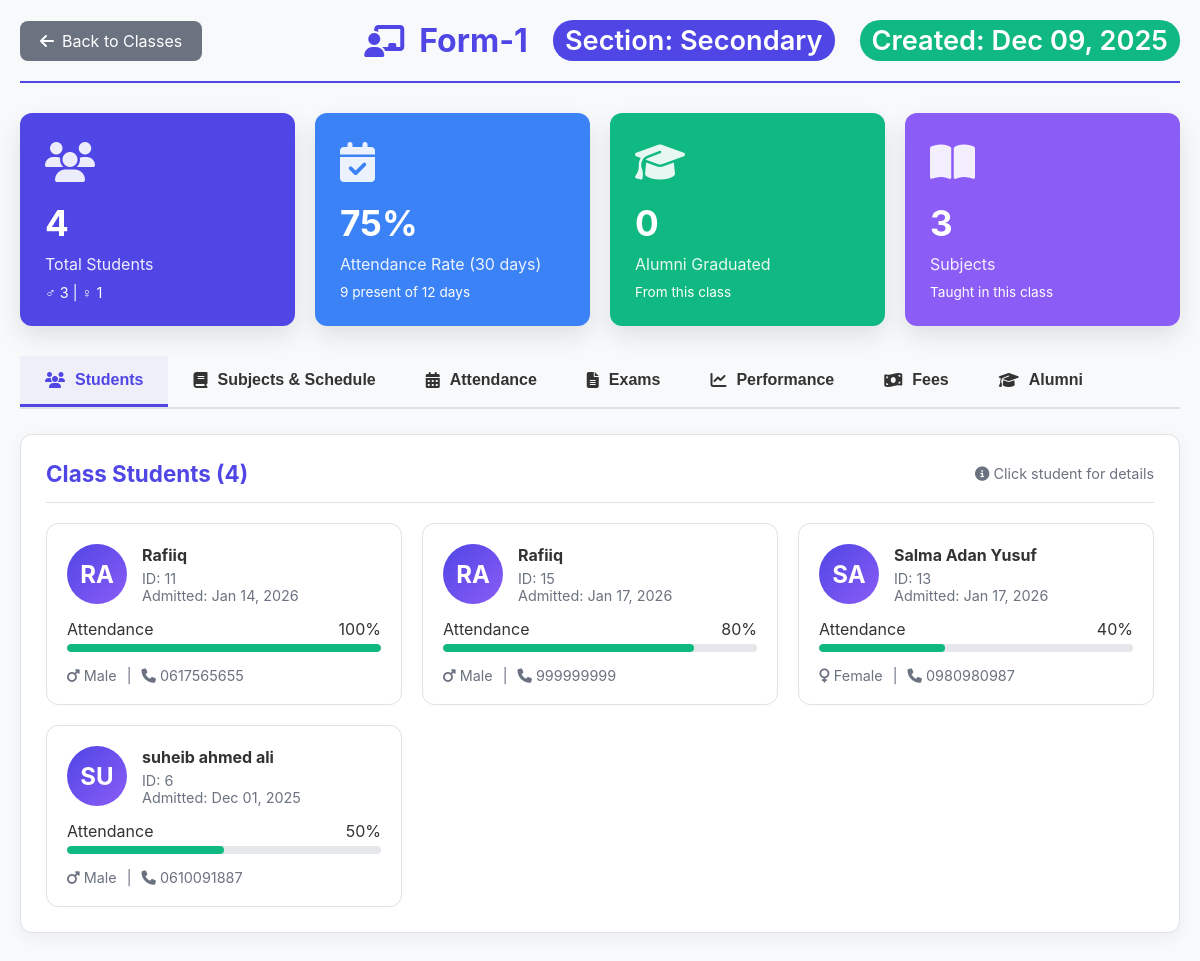
Screenshot of /views/admin/classes/class_details.php?id=1 (signed in) with the database file from the repository.
### tables this page shows
CREATE TABLE `app_settings` (
  `id` int(11) NOT NULL,
  `app_name` varchar(150) DEFAULT 'Admin Panel',
  `logo_path` varchar(255) DEFAULT NULL,
  `show_type` enum('text','logo') DEFAULT 'text',
  `updated_at` timestamp NOT NULL DEFAULT current_timestamp() ON UPDATE current_timestamp(),
  `language_id` int(11) DEFAULT 1
);

CREATE TABLE `classes` (
  `id` int(11) NOT NULL,
  `name` varchar(150) NOT NULL,
  `created_at` timestamp NOT NULL DEFAULT current_timestamp(),
  `section_id` int(11) DEFAULT NULL
);

CREATE TABLE `sections` (
  `id` int(11) NOT NULL,
  `name` varchar(50) NOT NULL,
  `payable` tinyint(1) NOT NULL DEFAULT 1 COMMENT '1 = Payable, 0 = Free/Scholarship'
);

CREATE TABLE `students` (
  `id` int(11) NOT NULL,
  `name` varchar(244) NOT NULL,
  `admission_date` date DEFAULT NULL,
  `dob` date DEFAULT NULL,
  `gender` enum('male','female') DEFAULT 'male',
  `address` text DEFAULT NULL,
  `guardian_name` varchar(200) DEFAULT NULL,
  `guardian_phone` varchar(50) DEFAULT NULL,
  `guardian_email` varchar(150) DEFAULT NULL,
  `created_at` timestamp NOT NULL DEFAULT current_timestamp()
);

### views/admin/classes/class_details.php (the view, shortened to what this page needs)
<?php
require_once __DIR__ . '/../../../config/db.php';
$settings = $conn->query("SELECT language_id FROM app_settings ORDER BY id DESC LIMIT 1")->fetch_assoc();
$currentLangId = $settings['language_id'] ?? 1;
function t($key, $replacements = []) {
    global $translations, $currentLangId;
    $text = $translations[$currentLangId][$key] ?? $key;
    return $text;
}
function is_finance() {
    return ($_SESSION['role'] ?? '') === 'Finance';
}
$theme_mode = 1;
$themeRes = $conn->query("SELECT mode FROM theme LIMIT 1");
if($themeRes && $themeRes->num_rows > 0){
    $themeRow = $themeRes->fetch_assoc();
    $theme_mode = (int)$themeRow['mode'];
}
$isDark = ($theme_mode === 0);
$class_id = isset($_GET['id']) ? (int)$_GET['id'] : 0;
$classStmt = $conn->prepare("
    SELECT c.*, s.name as section_name, s.payable as section_payable,
           t.first_name as teacher_first, t.last_name as teacher_last
    FROM classes c
    LEFT JOIN sections s ON c.section_id = s.id
    LEFT JOIN teachers t ON c.id = t.id
    WHERE c.id = ?
");
$classStmt->bind_param("i", $class_id);
$classStmt->execute();
$classResult = $classStmt->get_result();
$class = $classResult->fetch_assoc();
function getClassStatistics($conn, $class_id) {
    $stats = [];
    $stmt = $conn->prepare("SELECT COUNT(*) as total FROM class_students WHERE class_id = ?");
    $stmt->bind_param("i", $class_id);
    $stmt->execute();
    $result = $stmt->get_result();
    $stats['total_students'] = $result->fetch_assoc()['total'];
    $stmt = $conn->prepare("
        SELECT s.gender, COUNT(*) as count
        FROM class_students cs
        JOIN students s ON cs.student_id = s.id
        WHERE cs.class_id = ?
        GROUP BY s.gender
    ");
    $stmt->bind_param("i", $class_id);
    $stmt->execute();
    $result = $stmt->get_result();
    $stats['male'] = 0;
    $stats['female'] = 0;
    while ($row = $result->fetch_assoc()) {
        if ($row['gender'] == 'male') {
            $stats['male'] = $row['count'];
        } else if ($row['gender'] == 'female') {
            $stats['female'] = $row['count'];
        }
    }
    $stmt = $conn->prepare("
        SELECT
            COUNT(*) as total_days,
            SUM(CASE WHEN a.status = 'present' THEN 1 ELSE 0 END) as present_days,
            SUM(CASE WHEN a.status = 'absent' THEN 1 ELSE 0 END) as absent_days,
            SUM(CASE WHEN a.status = 'late' THEN 1 ELSE 0 END) as late_days,
            SUM(CASE WHEN a.status = 'excused' THEN 1 ELSE 0 END) as excused_days
        FROM attendance a
        WHERE a.class_id = ? AND a.date >= DATE_SUB(CURDATE(), INTERVAL 30 DAY)
    ");
    $stmt->bind_param("i", $class_id);
    $stmt->execute();
    $result = $stmt->get_result();
    $attendance = $result->fetch_assoc();
    $stats['attendance'] = $attendance;
    $stmt = $conn->prepare("
        SELECT
            e.name as exam_name,
            AVG(er.obtained_marks / es.max_marks * 100) as avg_percentage
        FROM exams e
        JOIN exam_results er ON e.id = er.exam_id
        JOIN exam_subjects es ON e.id = es.exam_id AND er.subject_id = es.subject_id
        WHERE e.class_id = ? AND e.end_date >= DATE_SUB(CURDATE(), INTERVAL 90 DAY)
        GROUP BY e.id
        ORDER BY e.end_date DESC
        LIMIT 3
    ");
    $stmt->bind_param("i", $class_id);
    $stmt->execute();
    $result = $stmt->get_result();
    $stats['recent_exams'] = [];
    while ($row = $result->fetch_assoc()) {
        $stats['recent_exams'][] = $row;
    }
    return $stats;
}
function getClassStudents($conn, $class_id) {
    $stmt = $conn->prepare("
        SELECT s.*, cs.academic_year,
               (SELECT COUNT(*) FROM attendance WHERE student_id = s.id AND status = 'present') as present_count,
               (SELECT COUNT(*) FROM attendance WHERE student_id = s.id) as total_attendance
        FROM class_students cs
        JOIN students s ON cs.student_id = s.id
        WHERE cs.class_id = ?
        ORDER BY s.name
    ");
    $stmt->bind_param("i", $class_id);
    $stmt->execute();
    $result = $stmt->get_result();
    $students = [];
    while ($row = $result->fetch_assoc()) {
        $row['attendance_percentage'] = $row['total_attendance'] > 0
            ? round(($row['present_count'] / $row['total_attendance']) * 100, 2)
            : 0;
        $students[] = $row;
    }
    return $students;
}
function getClassSubjects($conn, $class_id) {
    $stmt = $conn->prepare("
        SELECT cs.*, sub.name as subject_name,
               t.first_name as teacher_first, t.last_name as teacher_last,
               css.day_of_week as schedule_day, css.start_time as schedule_start,
               css.end_time as schedule_end
        FROM class_subjects cs
        JOIN subjects sub ON cs.subject_id = sub.id
        LEFT JOIN teachers t ON cs.teacher_id = t.id
        LEFT JOIN class_subject_schedule css ON cs.id = css.class_subject_id
        WHERE cs.class_id = ?
        ORDER BY cs.day_of_week, cs.start_time
    ");
    $stmt->bind_param("i", $class_id);
    $stmt->execute();
    $result = $stmt->get_result();
    $subjects = [];
    while ($row = $result->fetch_assoc()) {
        $subjects[] = $row;
    }
    return $subjects;
}
$class_stats = getClassStatistics($conn, $class_id);
$class_students = getClassStudents($conn, $class_id);
$class_subjects = getClassSubjects($conn, $class_id);
$class_alumni = [];
?>
<!DOCTYPE html>
<html lang="<?= $currentLangId == 2 ? 'ar' : 'en' ?>"
      dir="<?= $currentLangId == 2 ? 'rtl' : 'ltr' ?>">
<head>
    <link rel="stylesheet" href="https://cdnjs.cloudflare.com/ajax/libs/font-awesome/6.4.0/css/all.min.css">
</head>
<body class="<?php echo $isDark ? 'dark' : 'light'; ?>">
    <div class="container">
        <div class="header">
            <a href="classes.php" class="back-btn">
                <i class="fas fa-arrow-left"></i> <?= t('back_to_classes') ?>
            </a>
            <h1 class="class-title">
                <i class="fas fa-chalkboard-teacher"></i>
                <?php echo htmlspecialchars($class['name']); ?>
                <?php if ($class['section_name']): ?>
                    <span class="badge badge-primary"><?= t('section') ?>: <?php echo htmlspecialchars($class['section_name']); ?></span>
                <?php endif; ?>
                <span class="badge badge-success"><?= t('created') ?>: <?php echo date('M d, Y', strtotime($class['created_at'])); ?></span>
            </h1>
        </div>
        <div class="stats-grid">
            <div class="stat-card">
                <div class="stat-icon"><i class="fas fa-users"></i></div>
                <div class="stat-value"><?php echo $class_stats['total_students']; ?></div>
                <div class="stat-label"><?= t('total_students') ?></div>
                <div style="margin-top: 10px; font-size: 0.9em;">
                    <span>♂ <?php echo $class_stats['male']; ?></span> |
                    <span>♀ <?php echo $class_stats['female']; ?></span>
                </div>
            </div>
            <div class="stat-card blue">
                <div class="stat-icon"><i class="fas fa-calendar-check"></i></div>
                <div class="stat-value">
                    <?php if ($class_stats['attendance']['total_days'] > 0): ?>
                        <?php echo round(($class_stats['attendance']['present_days'] / $class_stats['attendance']['total_days']) * 100, 1); ?>%
                    <?php else: ?>
                        0%
                    <?php endif; ?>
                </div>
                <div class="stat-label"><?= t('attendance_rate') ?></div>
                <div style="margin-top: 10px; font-size: 0.85em;">
                    <?php echo $class_stats['attendance']['present_days']; ?> <?= t('present_of') ?> <?php echo $class_stats['attendance']['total_days']; ?> <?= t('days') ?>
                </div>
            </div>
            <div class="stat-card green">
                <div class="stat-icon"><i class="fas fa-graduation-cap"></i></div>
                <div class="stat-value"><?php echo count($class_alumni); ?></div>
                <div class="stat-label"><?= t('alumni_graduated') ?></div>
                <div style="margin-top: 10px; font-size: 0.85em;">
                    <?= t('from_this_class') ?>
                </div>
            </div>
            <div class="stat-card purple">
                <div class="stat-icon"><i class="fas fa-book-open"></i></div>
                <div class="stat-value"><?php echo count($class_subjects); ?></div>
                <div class="stat-label"><?= t('subjects') ?></div>
                <div style="margin-top: 10px; font-size: 0.85em;">
                    <?= t('taught_in_this_class') ?>
                </div>
            </div>
        </div>
        <div class="nav-tabs">
    <button class="tab-btn active" onclick="showTab('students')">
        <i class="fas fa-users"></i> <?= t('students_tab') ?>
    </button>
    <button class="tab-btn" onclick="showTab('subjects')">
        <i class="fas fa-book"></i> <?= t('subjects_tab') ?>
    </button>
    <?php if(!is_finance()): ?>
        <button class="tab-btn" onclick="showTab('attendance')">
            <i class="fas fa-calendar-alt"></i> <?= t('attendance_tab') ?>
        </button>
        <button class="tab-btn" onclick="showTab('exams')">
            <i class="fas fa-file-alt"></i> <?= t('exams_tab') ?>
        </button>
        <button class="tab-btn" onclick="showTab('performance')">
            <i class="fas fa-chart-line"></i> <?= t('performance_tab') ?>
        </button>
    <?php endif; ?>
    <button class="tab-btn" onclick="showTab('fees')">
        <i class="fas fa-money-bill-wave"></i> <?= t('fees_tab') ?>
    </button>
    <button class="tab-btn" onclick="showTab('alumni')">
        <i class="fas fa-graduation-cap"></i> <?= t('alumni_tab') ?>
    </button>
</div>
        <div id="students-tab" class="tab-content active">
            <div class="section-card">
                <div class="section-title">
                    <h3><?= t('class_students') ?> (<?php echo count($class_students); ?>)</h3>
                    <span style="color: var(--secondary-color); font-size: 0.9em;">
                        <i class="fas fa-info-circle"></i> <?= t('click_student_for_details') ?>
                    </span>
                </div>
                <?php if (!empty($class_students)): ?>
                    <div class="student-grid">
                        <?php foreach ($class_students as $student): ?>
                            <div class="student-card">
                                <div class="student-header">
                                    <div class="student-avatar">
                                        <?php echo strtoupper(substr($student['name'], 0, 2)); ?>
                                    </div>
                                    <div class="student-info">
                                        <h4><?php echo htmlspecialchars($student['name']); ?></h4>
                                        <p>ID: <?php echo $student['id']; ?></p>
                                        <p><?= t('admitted') ?>: <?php echo date('M d, Y', strtotime($student['admission_date'])); ?></p>
                                    </div>
                                </div>
                                <div style="margin-top: 15px;">
                                    <div style="display: flex; justify-content: space-between; margin-bottom: 5px;">
                                        <span><?= t('attendance') ?></span>
                                        <span><?php echo $student['attendance_percentage']; ?>%</span>
                                    </div>
                                    <div class="progress-bar">
                                        <div class="progress-fill progress-green"
                                             style="width: <?php echo min($student['attendance_percentage'], 100); ?>%"></div>
                                    </div>
                                </div>
                                <div style="margin-top: 15px; display: flex; gap: 10px; color: var(--secondary-color); font-size: 0.9em;">
                                    <span><i class="fas fa-<?php echo $student['gender'] == 'male' ? 'mars' : 'venus'; ?>"></i> <?php echo $student['gender'] == 'male' ? t('male') : t('female'); ?></span>
                                    <span>|</span>
                                    <span><i class="fas fa-phone"></i> <?php echo htmlspecialchars($student['guardian_phone']); ?></span>
                                </div>
                            </div>
                        <?php endforeach; ?>
                    </div>
                <?php endif; ?>
            </div>
        </div>
    </div>
</body>
</html>

### rows the page displays
app_settings: language "Back to Classes", language "Section", language "Created", language "Total Students", language "Attendance Rate (30 days)", language "present of", language "days", language "Alumni Graduated", language "From this class", language "Subjects", language "Taught in this class", language "Students", language "Subjects & Schedule", language "Attendance", language "Exams", language "Performance", language "Fees", language "Alumni", language "Class Students", language "Click student for details", language "Admitted", language.gender "Male", language.gender "Female"
classes: name "Form-1", section.name "Secondary", created_at "Dec 09, 2025"
students: name "RA", name "Rafiiq", id "11", admission_date "Jan 14, 2026", attendance_percentage "100", guardian_phone "0617565655"
students: name "RA", name "Rafiiq", id "15", admission_date "Jan 17, 2026", attendance_percentage "80", guardian_phone "999999999"
students: name "SA", name "Salma Adan Yusuf", id "13", admission_date "Jan 17, 2026", attendance_percentage "40", guardian_phone "0980980987"
students: name "SU", name "suheib ahmed ali", id "6", admission_date "Dec 01, 2025", attendance_percentage "50", guardian_phone "0610091887"

### other values shown
$class_stats['total_students'] "4"
$class_stats['male'] "3"
$class_stats['female'] "1"
$class_stats['attendance']['present_days'] "9"
$class_stats['attendance']['total_days'] "12"
count($class_alumni) "0"
count($class_subjects) "3"
count($class_students) "4"
